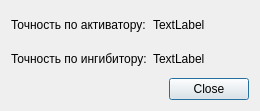
<?xml version="1.0" encoding="UTF-8"?>
<ui version="4.0">
 <class>DSSummaryDialog</class>
 <widget class="QDialog" name="DSSummaryDialog">
  <property name="geometry">
   <rect>
    <x>0</x>
    <y>0</y>
    <width>260</width>
    <height>111</height>
   </rect>
  </property>
  <property name="windowTitle">
   <string>Результат расчёта</string>
  </property>
  <property name="sizeGripEnabled">
   <bool>false</bool>
  </property>
  <property name="modal">
   <bool>true</bool>
  </property>
  <layout class="QGridLayout" name="gridLayout">
   <item row="0" column="0">
    <widget class="QLabel" name="activatorAccuracyLabel">
     <property name="text">
      <string>Точность по активатору:</string>
     </property>
    </widget>
   </item>
   <item row="0" column="1">
    <widget class="QLabel" name="activatorAccuracyValueLabel">
     <property name="text">
      <string>TextLabel</string>
     </property>
    </widget>
   </item>
   <item row="1" column="0">
    <widget class="QLabel" name="inhibitorAccuracyLabel">
     <property name="text">
      <string>Точность по ингибитору:</string>
     </property>
    </widget>
   </item>
   <item row="1" column="1">
    <widget class="QLabel" name="inhibitorAccuracyValueLabel">
     <property name="text">
      <string>TextLabel</string>
     </property>
    </widget>
   </item>
   <item row="2" column="1">
    <widget class="QDialogButtonBox" name="buttonBox">
     <property name="standardButtons">
      <set>QDialogButtonBox::Close</set>
     </property>
     <property name="centerButtons">
      <bool>false</bool>
     </property>
    </widget>
   </item>
  </layout>
 </widget>
 <resources/>
 <connections/>
</ui>
